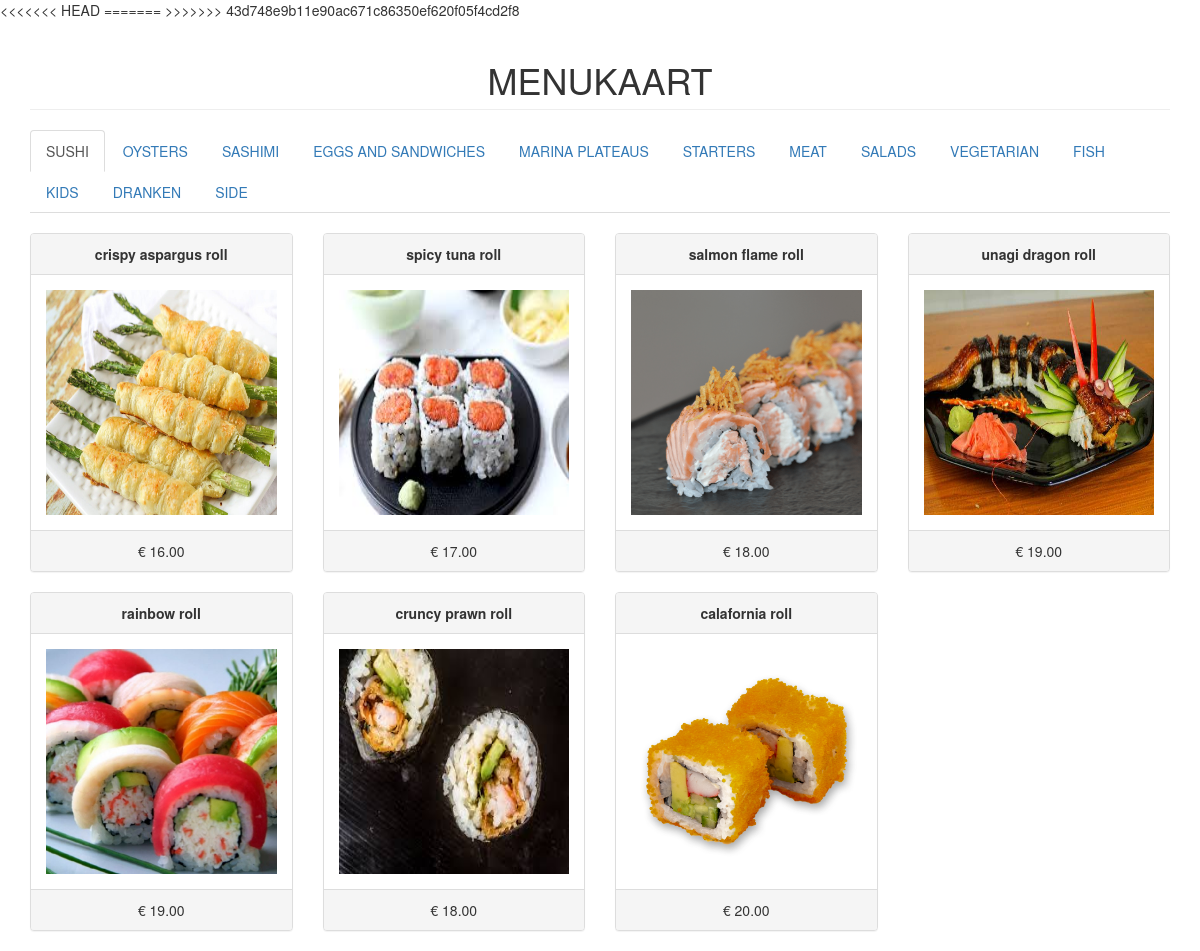
The page /menukaart.php on the database its author committed.
### tables this page shows
CREATE TABLE IF NOT EXISTS `category` (
  `categoryid` int(11) NOT NULL AUTO_INCREMENT,
  `catname` varchar(30) NOT NULL,
  PRIMARY KEY (`categoryid`)
);

CREATE TABLE IF NOT EXISTS `product` (
  `productid` int(11) NOT NULL AUTO_INCREMENT,
  `categoryid` int(1) NOT NULL,
  `productname` varchar(30) NOT NULL,
  `price` double NOT NULL,
  `photo` varchar(150) NOT NULL,
  PRIMARY KEY (`productid`)
);

### menukaart.php (the view, shortened to what this page needs)
<body>
<?php include('./bestellingen_script.php'); ?>
<div class="container">
	<h1 class="page-header text-center">MENUKAART</h1>
	<ul class="nav nav-tabs">
		<?php
			$sql="select * from category order by categoryid asc limit 1";
			$fquery=$conn->query($sql);
			$frow=$fquery->fetch_array();
			?>
				<li class="active"><a data-toggle="tab" href="#<?php echo $frow['catname'] ?>"><?php echo $frow['catname'] ?></a></li>
			<?php
			$sql="select * from category order by categoryid asc";
			$nquery=$conn->query($sql);
			$num=$nquery->num_rows-1;
			$sql="select * from category order by categoryid asc limit 1, $num";
			$query=$conn->query($sql);
			while($row=$query->fetch_array()){
				?>
				<li><a data-toggle="tab" href="#<?php echo $row['catname'] ?>"><?php echo $row['catname'] ?></a></li>
				<?php
			}
		?>
	</ul>
	<div class="tab-content">
		<?php
			$sql="select * from category order by categoryid asc limit 1";
			$fquery=$conn->query($sql);
			$ftrow=$fquery->fetch_array();
			?>
				<div id="<?php echo $ftrow['catname']; ?>" class="tab-pane fade in active" style="margin-top:20px;">
					<?php
						$sql="select * from product where categoryid='".$ftrow['categoryid']."'";
						$pfquery=$conn->query($sql);
						$inc=4;
						while($pfrow=$pfquery->fetch_array()){
							$inc = ($inc == 4) ? 1 : $inc+1;
							if($inc == 1) echo "<div class='row'>";
							?>
								<div class="col-md-3">
									<div class="panel panel-default">
										<div class="panel-heading text-center">
											<b><?php echo $pfrow['productname']; ?></b>
										</div>
										<div class="panel-body">
											<img src="<?php if(empty($pfrow['photo'])){echo "upload/noimage.jpg";} else{echo $pfrow['photo'];} ?>" height="225px;" width="100%">
										</div>
										<div class="panel-footer text-center">
										&#128; <?php echo number_format($pfrow['price'], 2); ?>
										</div>
									</div>
								</div>
							<?php
							if($inc == 4) echo "</div>";
						}
						if($inc == 3) echo "<div class='col-md-3'></div></div>";
					?>
		    	</div>
	</div>
</div>
</body>
</html>

### bestellingen_script.php (shortened to what this page needs)
<!DOCTYPE html>
<html>
<head>
	<link rel="stylesheet" href="https://maxcdn.bootstrapcdn.com/bootstrap/3.3.7/css/bootstrap.min.css">
</head>

### rows shown on the page
category: catname "SUSHI"
category: catname "OYSTERS"
category: catname "SASHIMI"
category: catname "EGGS AND SANDWICHES"
category: catname "MARINA PLATEAUS"
category: catname "STARTERS"
category: catname "MEAT"
category: catname "SALADS"
category: catname "VEGETARIAN"
category: catname "FISH"
category: catname "KIDS"
category: catname "DRANKEN"
category: catname "SIDE"
product: productname "crispy aspargus roll", photo (picture), price "16.00"
product: productname "spicy tuna roll", photo (picture), price "17.00"
product: productname "salmon flame roll", photo (picture), price "18.00"
product: productname "unagi dragon roll", photo (picture), price "19.00"
product: productname "rainbow roll", photo (picture), price "19.00"
product: productname "cruncy prawn roll", photo (picture), price "18.00"
product: productname "calafornia roll", photo (picture), price "20.00"
